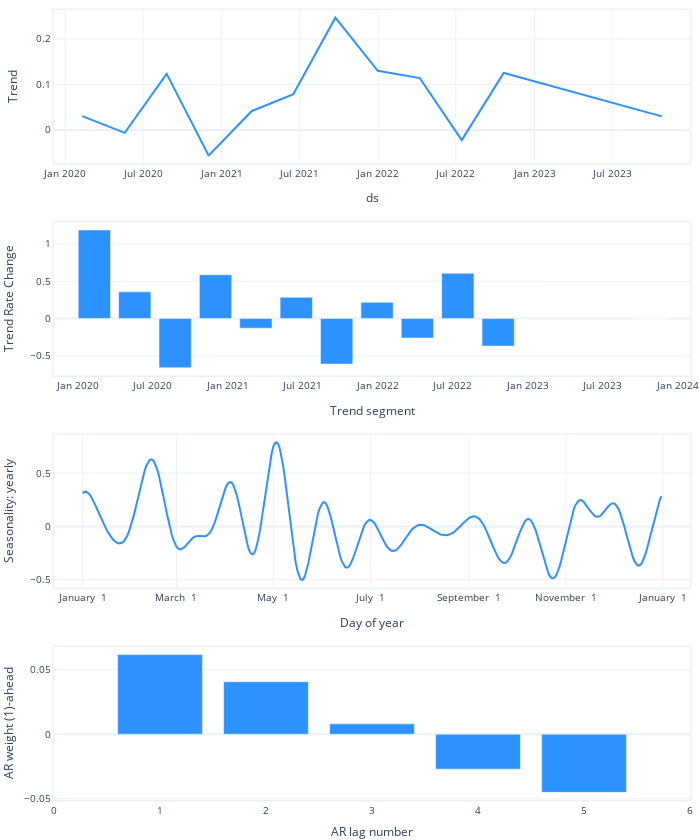

Write notebook code for a chart like this one.
### Code cell
m.plot_parameters()

### Figure 1 — Plotly figure (JSON) as saved in the notebook; plotly's stock layout.template omitted (floating-point values rounded to 4 significant figures; data arrays with more than 128 entries replaced by an {"elided": "..."} marker saying what was removed)
{"data": [{"fill": "none", "line": {"color": "#2d92ff", "width": 2}, "mode": "lines", "name": "Trend", "type": "scatter", "x": {"elided": "968 str values"}, "xaxis": "x", "y": {"elided": "968 float values"}, "yaxis": "y"}, {"marker": {"color": "#2d92ff"}, "name": "Trend Rate Change", "type": "bar", "x": ["2020-02-10T00:00:00", "2020-05-18T09:36:00", "2020-08-24T19:12:00", "2020-12-01T04:48:00", "2021-03-09T14:24:00", "2021-06-16T00:00:00", "2021-09-22T09:36:00", "2021-12-29T19:12:00", "2022-04-07T04:48:00", "2022-07-14T14:24:00", "2022-10-21T00:00:00", "2023-10-25T00:00:00"], "xaxis": "x2", "y": [1.185, 0.3571, -0.6581, 0.5865, -0.1289, 0.2841, -0.6092, 0.2168, -0.2604, 0.6063, -0.3682, 0], "yaxis": "y2"}, {"fill": "none", "line": {"color": "#2d92ff", "width": 2}, "mode": "lines", "name": "yearly", "type": "scatter", "x": {"elided": "365 str values"}, "xaxis": "x3", "y": {"elided": "365 float values"}, "yaxis": "y3"}, {"marker": {"color": "#2d92ff"}, "name": "AR", "type": "bar", "width": 0.8, "x": [5, 4, 3, 2, 1], "xaxis": "x4", "y": [-0.04493, -0.02698, 0.008032, 0.04067, 0.06161], "yaxis": "y4"}], "layout": {"autosize": true, "font": {"size": 10}, "height": 840, "hovermode": "x unified", "margin": {"b": 0, "l": 0, "pad": 0, "r": 10, "t": 10}, "showlegend": false, "title": {"font": {"size": 12}}, "width": 700, "xaxis": {"anchor": "y", "domain": [0, 1], "linewidth": 1.5, "mirror": true, "range": ["2019-12-06T00:00:00", "2023-12-30T00:00:00"], "showline": true, "title": {"text": "ds"}, "type": "date"}, "xaxis2": {"anchor": "y2", "domain": [0, 1], "linewidth": 1.5, "mirror": true, "range": ["2019-11-03T14:24:00", "2024-01-31T09:36:00"], "showline": true, "title": {"text": "Trend segment"}, "type": "date"}, "xaxis3": {"anchor": "y3", "domain": [0, 1], "linewidth": 1.5, "mirror": true, "range": ["2016-12-14T00:00:00", "2018-01-18T00:00:00"], "showline": true, "tickformat": "%B %e", "title": {"text": "Day of year"}}, "xaxis4": {"anchor": "y4", "domain": [0, 1], "linewidth": 1.5, "mirror": true, "range": [0, 6], "showline": true, "title": {"text": "AR lag number"}}, "yaxis": {"anchor": "x", "domain": [0.8063, 1], "linewidth": 1.5, "mirror": true, "rangemode": "normal", "showline": true, "title": {"text": "Trend"}}, "yaxis2": {"anchor": "x2", "domain": [0.5375, 0.7312], "linewidth": 1.5, "mirror": true, "rangemode": "normal", "showline": true, "title": {"text": "Trend Rate Change"}}, "yaxis3": {"anchor": "x3", "domain": [0.2687, 0.4625], "linewidth": 1.5, "mirror": true, "rangemode": "normal", "showline": true, "title": {"text": "Seasonality: yearly"}}, "yaxis4": {"anchor": "x4", "domain": [0, 0.1938], "linewidth": 1.5, "mirror": true, "rangemode": "normal", "showline": true, "title": {"text": "AR weight (1)-ahead"}}}}
